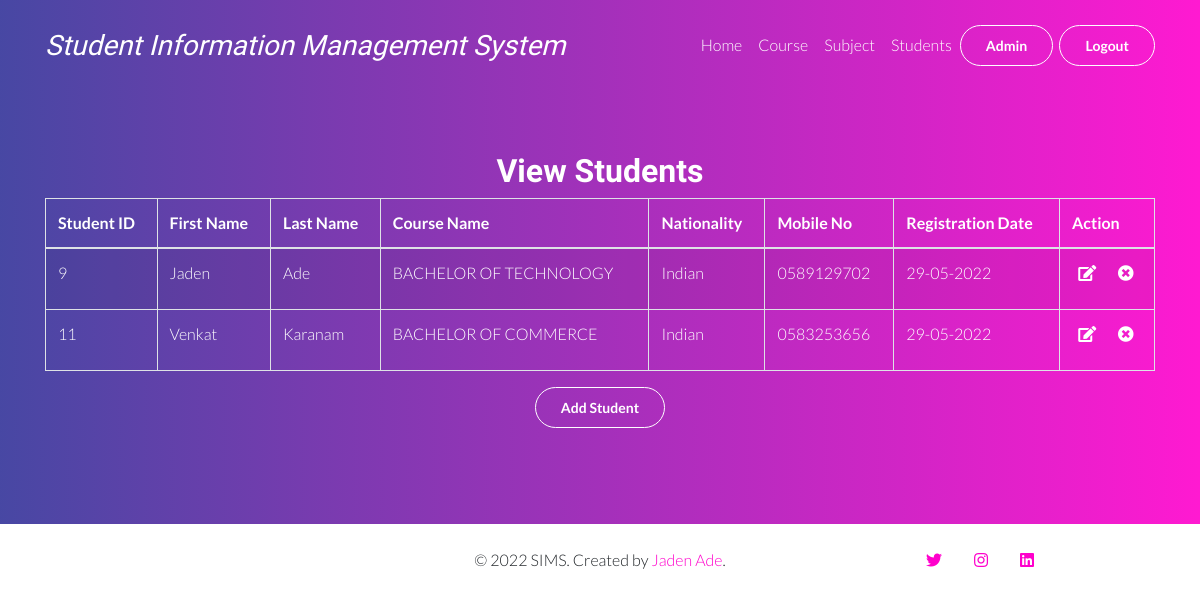
/viewstudent.php (signed in), run on the app's committed database.
### tables this page shows
CREATE TABLE `registration` (
  `cid` int(11) DEFAULT NULL,
  `course` varchar(250) NOT NULL,
  `fname` varchar(250) NOT NULL,
  `mname` varchar(250) DEFAULT NULL,
  `lname` varchar(250) NOT NULL,
  `gender` varchar(50) NOT NULL,
  `gname` varchar(250) NOT NULL,
  `nationality` varchar(250) NOT NULL,
  `mobno` varchar(50) NOT NULL,
  `emailid` varchar(250) DEFAULT NULL,
  `country` varchar(100) NOT NULL,
  `state` varchar(50) NOT NULL,
  `board` varchar(50) DEFAULT NULL,
  `roll` varchar(50) DEFAULT NULL,
  `pyear` varchar(50) DEFAULT NULL,
  `marks` varchar(10) DEFAULT NULL,
  `board1` varchar(250) DEFAULT NULL,
  `roll1` varchar(250) DEFAULT NULL,
  `pyear1` varchar(250) DEFAULT NULL,
  `marks1` varchar(10) DEFAULT NULL,
  `regdate` varchar(250) NOT NULL,
  `regno` varchar(250) DEFAULT NULL,
  `id` int(11) NOT NULL,
  `sub1` varchar(250) DEFAULT NULL,
  `sub2` varchar(250) DEFAULT NULL,
  `sub3` varchar(250) DEFAULT NULL,
  `sub4` varchar(250) DEFAULT NULL,
  `sub5` varchar(250) DEFAULT NULL,
  `sub6` varchar(250) DEFAULT NULL,
  `sub7` varchar(250) DEFAULT NULL
);

### viewstudent.php (the view, shortened to what this page needs)
<?php session_start();
include "config/config.php";
    $db= $con;
    $tableName="registration";
    $columns= ['*'];
    $fetchData = fetch_data($db, $tableName, $columns);
    function fetch_data($db, $tableName, $columns){
     if(empty($db)){
      $msg= "Database connection error";
     }elseif (empty($columns) || !is_array($columns)) {
      $msg="columns Name must be defined in an indexed array";
     }elseif(empty($tableName)){
       $msg= "Table Name is empty";
    }else{
    $columnName = implode(", ", $columns);
    $query = "SELECT ".$columnName." FROM $tableName"." ORDER BY id";
    $result = $db->query($query);
    if($result== true){
     if ($result->num_rows > 0) {
        $row= mysqli_fetch_all($result, MYSQLI_ASSOC);
        $msg= $row;
     } else {
        $msg= "No Data Found";
     }
    }else{
      $msg= mysqli_error($db);
    }
    }
    return $msg;
    }
?>
<!DOCTYPE html>
<html lang="en">
<head>
    <link rel="stylesheet" href="vendor/bootstrap/bootstrap.min.css">
    <link rel="stylesheet" href="vendor/select2/select2.min.css">
    <link rel="stylesheet" href="vendor/owlcarousel/owl.carousel.min.css">
    <link rel="stylesheet" href="vendor/lightcase/lightcase.css">
     <link rel="stylesheet" href="https://unpkg.com/aos@next/dist/aos.css" />
    <link rel="stylesheet" href="css/style.min.css">
    <link rel="stylesheet" href="https://cdn.linearicons.com/free/1.0.0/icon-font.min.css">
    <link rel="stylesheet" href="https://use.fontawesome.com/releases/v5.8.1/css/all.css">
</head>
<body data-spy="scroll" data-target="#navbar" class="static-layout">
<?php include 'header.php';?>
	<section id="who-we-are" class="overlay text-white">
    <div class="container">
        <div class="section-content">
            <div class="col text-center" data-aos="fade-up">
                <br>
                <br>
                <br>
                <h2 class="section-title"><b>View Students</b></h2>
            </div>
            <div class="row" data-aos="fade-up">
                <div class="col-lg-12">
                    <div class="panel panel-default">
                        <div class="panel-body">
                            <div class="dataTable_wrapper">
                                <table class="table table-striped table-bordered table-hover" id="dataTables-example">
                                    <thead>
                                        <tr>
                                            <th>Student ID</th>
                                            <th>First Name</th>
                                            <th>Last Name</th>
                                            <th>Course Name</th>
                                            <th>Nationality</th>
                                            <th>Mobile No</th>
                                            <th>Registration Date</th>
                                            <th>Action</th>
                                        </tr>
                                    </thead>
                                    <tbody>
                                    <?php
      if(is_array($fetchData)){
      $sn=1;
      foreach($fetchData as $data){
    ?>
    <tr>
      <td><?php echo $data['id']??''; ?></td>
      <td><?php echo $data['fname']??''; ?></td>
      <td><?php echo $data['lname']??''; ?></td>
      <td><?php echo $data['course']??''; ?></td>
      <td><?php echo $data['nationality']??''; ?></td>
      <td><?php echo $data['mobno']??''; ?></td>
      <td><?php echo $data['regdate']??''; ?></td>
      <td>&nbsp;&nbsp;<a href="editstudent.php" <p class="fa fa-edit btn-outline-primary"></p></a> &nbsp;&nbsp;&nbsp;&nbsp;&nbsp;
                                             <a href="deletestudent.php"> <p class="fa fa-times-circle btn-outline-primary"></p></td>
     </tr>
     <?php
      $sn++;}}?>
    </tbody>
     </table>
   </div>
                        </div>
                    </div>
                </div>
            </div>
             <div class="col-md-12 col-sm-12 text-center " data-aos="fade-up" data-aos-delay="200">
                    <p><a class="btn btn-outline-primary" href="addstudent.php" role="button">Add Student</a></p>
                </div>
        </div>
    </div>
</section>		</div>
<?php include 'footer.php';?>
</body>
</html>

### data on the page
registration: id "9", fname "Jaden", lname "Ade", course "BACHELOR OF TECHNOLOGY", nationality "Indian", mobno "0589129702", regdate "29-05-2022"
registration: id "11", fname "Venkat", lname "Karanam", course "BACHELOR OF COMMERCE", nationality "Indian", mobno "0583253656", regdate "29-05-2022"
